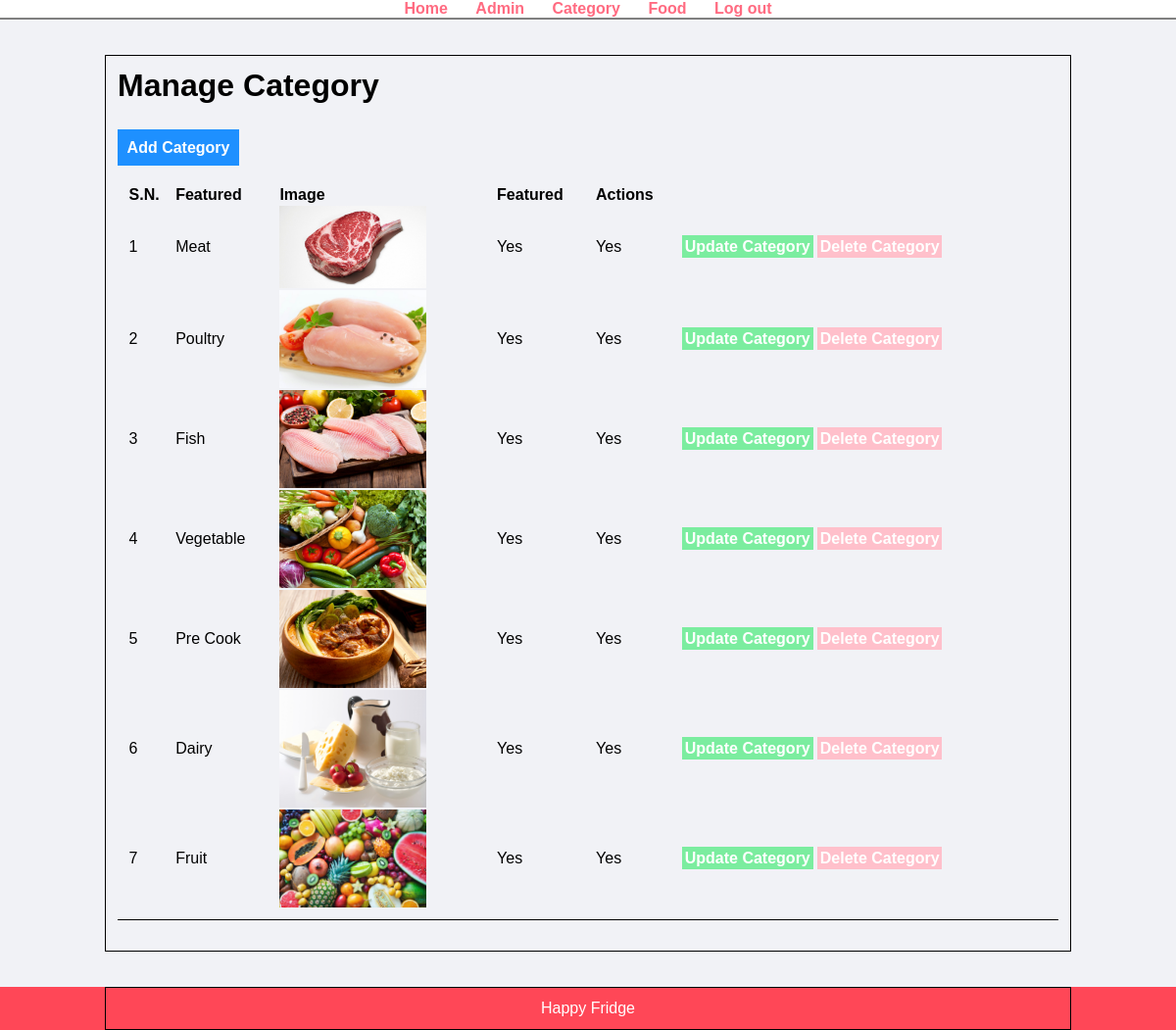
/food-order/admin/manage-category.php (signed in), run on the app's committed database.
### tables this page shows
CREATE TABLE `tbl_category` (
  `id` int(10) UNSIGNED NOT NULL,
  `title` varchar(100) NOT NULL,
  `image_name` varchar(255) NOT NULL,
  `featured` varchar(10) NOT NULL,
  `active` varchar(10) NOT NULL
);

### food-order/admin/manage-category.php (the view, shortened to what this page needs)
<?php include('partials/menu.php'); ?>
   <div class="main-content">
       <div class="wrapper">
           <h1>Manage Category</h1>
            <br><br>
            <a href="<?php echo SITEURL ?>admin/add-category.php" class="btn-primary"> Add Category</a>
            <br><br>
           <table class="tbl-full">
                <tr>
                    <th>S.N.</th>
                    <th>Featured</th>
                    <th>Image</th>
                    <th>Featured</th>
                    <th>Actions</th>
                </tr>
                <?php
                $sql= "SELECT * FROM tbl_category ";
                $res= mysqli_query($conn,$sql);
                $count = mysqli_num_rows($res);
                $sn = 1;
                if($count>0)
                {
                    while($row=mysqli_fetch_assoc($res))
                    {
                        $id=$row['id'];
                        $title=$row['title'];
                        $image_name= $row['image_name'];
                        $featured =$row['featured'];
                        $active=$row['active'];
                        ?>
                <tr>
                    <td><?php echo $sn++;?></td>
                    <td><?php echo $title;?></td>
                    <td>
                    <?php
                        if($image_name!="")
                        {
                            ?>
                            <img src="<?Php echo SITEURL; ?>images/category/<?php echo $image_name;?>" width="150x">
                            <?php
                        }
                        else {
                            echo "Image not add";
                        }
                    ?>
                    </td>
                    <td><?php echo $featured;?></td>
                    <td><?php echo $active;?></td>
                    <td class="tbl-full3">
                    <a href="<?php echo SITEURL;?>admin/update-category.php?id=<?php echo $id;?>" class="btn-secondary">Update Category</a>
                    <a href="<?php echo SITEURL;?>admin/delete-category.php?id=<?php echo $id;?>&image_name=<?php echo $image_name; ?>" class="btn-secondarydanger">Delete Category</a>
                    </td>
                </tr>
                        <?php
                    }
                }
                else {
                    ?>
                    <tr>
                    <td colspan="6">No Category Added  </td>
                    </tr>
                    <?php
                }
                ?>
           </table>
           <table class="tbl-full2">
           </table>
       </div>
    </div>
<?php include('partials/footer.php'); ?>

### food-order/admin/partials/menu.php (shortened to what this page needs)
<html>
<head>
    <link rel="stylesheet" href="../css/admin.css">
</head>
<body>
    <div class="menu">
        <div class="menu text-center">
        <ul>
            <li><a href="index.php">Home</a></li>
            <li><a href="manage-admin.php">Admin</a></li>
            <li><a href="manage-category.php">Category</a></li>
            <li><a href="manage-food.php">Food</a></li>
            <li><a href="logout.php">Log out</a></li>
        </ul>
        </div>
    </div>

### food-order/admin/partials/footer.php
<div class="footer">
        <div class="wrapper">
       <p class="text-center">Happy Fridge <a href="#"></a></p>
        </div>
    </div>
</body>
</html>

### food-order/css/admin.css (style rules this page uses)
* { margin: 0 0; padding: 0 0; font-family: Arial, Helvetica, sans-serif; }
.wrapper { border: 1px, solid black; padding: 1% ; width: 80%; margin: 0 auto; }
.text-center { text-align: center; }
.tbl-full { width: 100%; border-bottom: 1px solid black; padding: 1%; text-align: left; }
.tbl-full2 { width: 100%; padding: 1%; text-align: right; }
.tbl-full3 { padding-right: 10%; }
.btn-primary { background-color:#1e90ff; padding: 1%; color: white; text-decoration: none; font-weight: bold; }
.btn-secondary { background-color: #7bed9f; padding: 1%; color: white; text-decoration: none; font-weight: bold; }
.btn-secondarydanger { background-color: pink; padding: 1%; color: white; text-decoration: none; font-weight: bold; }
.menu { border-bottom: 1px solid grey; }
.menu ul { list-style-type: none; }
.menu ul li { display: inline; padding: 1%; }
.menu ul li a { text-decoration: none; font-weight: bold; color: #ff6b81; }
.main-content { background-color: #f1f2f6; padding: 3% 0; }
.footer { background-color: #ff4757; color: white; }

### data on the page
tbl_category: title "Meat", image_name (picture), featured "Yes", active "Yes"
tbl_category: title "Poultry", image_name (picture), featured "Yes", active "Yes"
tbl_category: title "Fish", image_name (picture), featured "Yes", active "Yes"
tbl_category: title "Vegetable", image_name (picture), featured "Yes", active "Yes"
tbl_category: title "Pre Cook", image_name (picture), featured "Yes", active "Yes"
tbl_category: title "Dairy", image_name (picture), featured "Yes", active "Yes"
tbl_category: title "Fruit", image_name (picture), featured "Yes", active "Yes"
